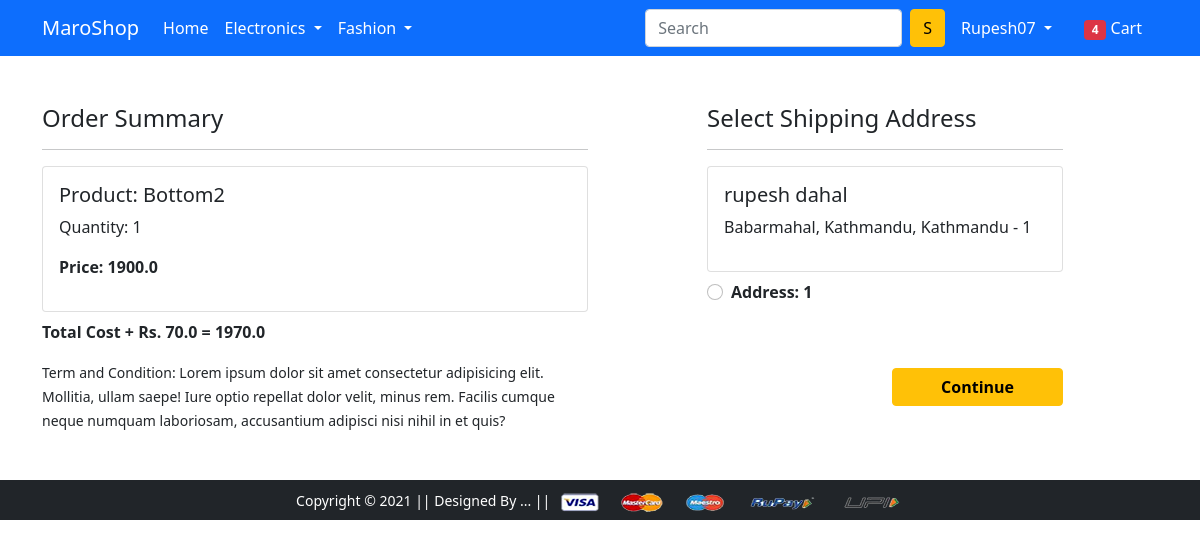
/checkout/ (signed in), run on an earlier commit of the app's database.
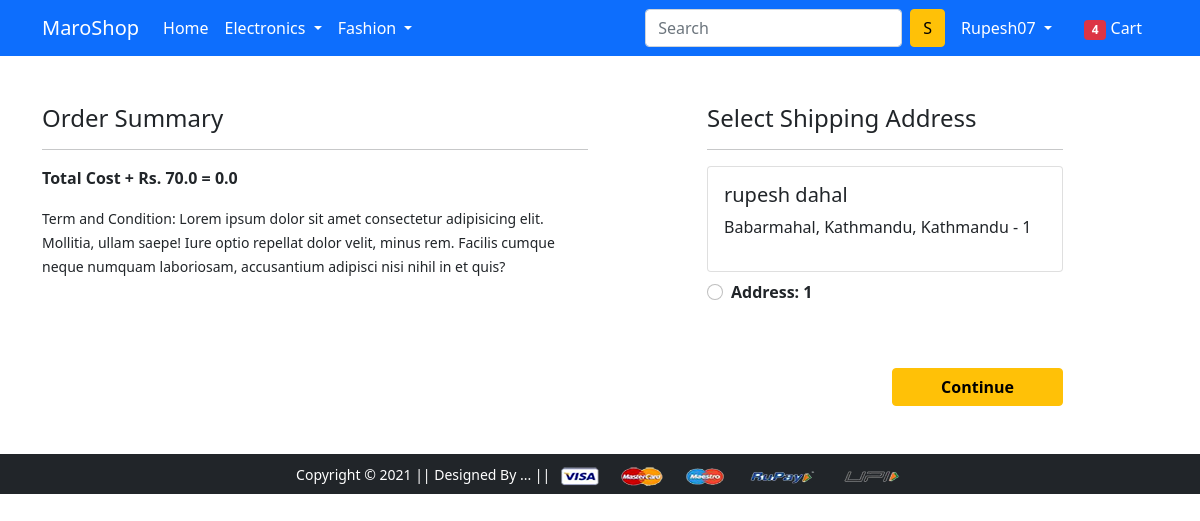
And on a later commit of the database.
### app/models.py (models this page shows, shortened)
class Cart(models.Model):
    user = models.ForeignKey(User, on_delete=models.CASCADE)
    product = models.ForeignKey(Product, on_delete=models.CASCADE)
    quantity = models.PositiveIntegerField(default=1)
    @property
    def total_cost(self):
        return self.quantity * self.product.discounted_price

class Product(models.Model):
    title               = models.CharField(max_length=100)
    selling_price        = models.FloatField()
    discounted_price    = models.FloatField()
    description         = models.TextField()
    brand               = models.CharField(max_length=100)
    category            = models.CharField(choices=CATEGORY_CHOICES, max_length=2)
    product_image       = models.ImageField(upload_to='productimg')

class Customer(models.Model):
    user        = models.ForeignKey(User, on_delete=models.CASCADE)
    name        = models.CharField(max_length=200)
    locality    = models.CharField(max_length=200)
    city        = models.CharField(max_length=250)
    zipcode    = models.IntegerField()
    state       = models.CharField(choices=STATE_CHOICES, max_length=50)

### app/views.py (the view)
# urls.py: path('checkout/', views.checkout, name='checkout'),
@login_required
def checkout(request):
    user = request.user
    add = Customer.objects.filter(user=user)
    cart_items = Cart.objects.filter(user=user)
    amount = 0.0
    shipping_amount = 70.0
    totalamount = 0.0
    cart_product = [p for p in Cart.objects.all() if p.user == user]
    if cart_product:
        for p in cart_product:
            tempamount = (p.quantity * p.product.discounted_price)
            amount += tempamount
        totalamount = amount + shipping_amount
    return render(request, 'app/checkout.html', {'add': add,
                                                 'cart_items': cart_items,
                                                 'totalamount': totalamount})

### app/templates/app/checkout.html (shortened to what this page needs)
{% extends 'app/base.html' %}
{% load static %}
{% block main-content %}
<div class="container">
 <div class="row mt-5">
  <div class="col-sm-6">
    <h4>Order Summary</h4>
    <hr>
    {% for item in cart_items  %}
        <div class="card mb-2">
          <div class="card-body">
            <h5>Product: {{item.product.title}} </h5>
            <p>Quantity: {{item.quantity}} </p>
            <p class="fw-bold">Price: {{item.total_cost}}</p>
          </div>
        </div>
    {% endfor %}
    <p class='fw-bold'>Total Cost + Rs. 70.0 = {{totalamount}}</p>
    <small>Term and Condition: Lorem ipsum dolor sit amet consectetur adipisicing elit. Mollitia, ullam saepe! Iure optio repellat dolor velit, minus rem. Facilis cumque neque numquam laboriosam, accusantium adipisci nisi nihil in et quis?</small>
  </div>
  <div class="col-sm-4 offset-sm-1">
    <h4>Select Shipping Address</h4>
    <hr>
    <form action="/paymentdone" >
      {% for ad in add %}
      <div class="card">
        <div class="card-body">
        <h5>{{ad.name}}</h5>
        <p>{{ad.locality}}, {{ad.city}}, {{ad.state}} - {{ad.zipcode}} </p>
        </div>
      </div>
        <div class="form-check mt-2 mb-5">
          <input class="form-check-input" type="radio" name="cust_id" id="custadd{{forloop.counter}}" value="{{ad.id}}">
          <label class="form-check-label fw-bold" for="custadd{{forloop.counter}}">
            Address: {{forloop.counter}} </label>
        </div>
        {% endfor %}
        <div class="text-end">
          <button type="submit" class="btn btn-warning mt-3 px-5 fw-bold">Continue</button>
        </div>
      </form>
    </div>
  </div>
</div>
{% endblock main-content %}

What changed in the data, as far as the page shows it:
removed Cart: product "Bottom2", quantity "1", total_cost "1900.0"
Also different on the page:
{{ totalamount }}: "1970.0" → "0.0"
